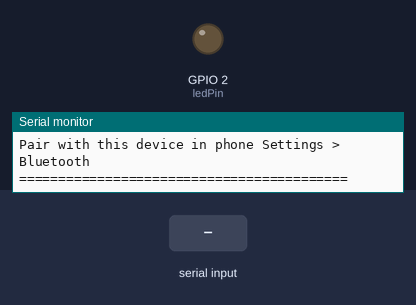
Bench run of a sketch on a simulated ESP32. On the bench: output pins drawn as LEDs (lit = HIGH), the last lines printed to the serial monitor. The inputs (shaded band) are chosen by the test bench. Random numbers use the default seed unless the sketch sets one; nothing arrives over Bluetooth unless stated.

Above: at 1.2 s.
1.3 s: "FAN:1\n" received over the second serial link
At 2.5 s:
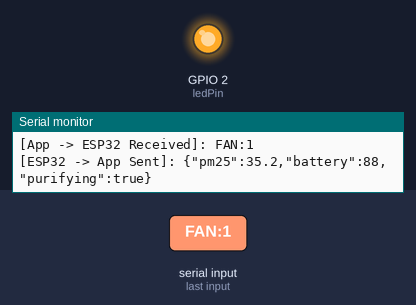
2.8 s: "PING\n" received over the second serial link
4.3 s: "STATUS:ON\n" received over the second serial link
Timing chart, 0 to 7.3 s (numbered marks = the images above; inputs shaded):
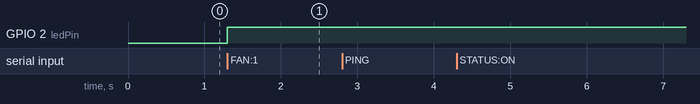

The sketch:

esp32_bluetooth_serial.ino
```cpp
/*
  Pure Helmet - ESP32 Bluetooth Serial (SPP) Companion Code

  This sketch transmits live air quality (PM2.5), battery percentage,
  and purification status to the Pure mobile app via Bluetooth Classic Serial.
  It also listens for incoming commands from the app (e.g. FAN:1, FAN:0, PING).
*/

#include "BluetoothSerial.h"

// Check if Bluetooth is enabled in the configuration
#if !defined(CONFIG_BT_ENABLED) || !defined(CONFIG_BLUEDROID_ENABLED)
#error Bluetooth is not enabled! Please run make menuconfig to enable it
#endif

BluetoothSerial SerialBT;

// Configuration
const char* deviceName = "Pure_Helmet_ESP32"; // App looks for this device
const int ledPin = 2;                         // Status LED or Fan PWM pin
unsigned long lastSendTime = 0;
const unsigned long sendInterval = 2000;      // Send telemetry every 2 seconds

// Simulated or Sensor values (replace with your sensor reading logic)
float pm25Value = 35.0;
int batteryLevel = 88;
bool isPurifying = true;

void setup() {
  Serial.begin(115200);
  pinMode(ledPin, OUTPUT);
  digitalWrite(ledPin, LOW);

  // Initialize Bluetooth Serial
  SerialBT.begin(deviceName);
  Serial.println("==========================================");
  Serial.print("ESP32 Bluetooth Serial Started: ");
  Serial.println(deviceName);
  Serial.println("Pair with this device in phone Settings > Bluetooth");
  Serial.println("==========================================");
}

void loop() {
  // 1. Listen for incoming commands from Pure App
  if (SerialBT.available()) {
    String incoming = SerialBT.readStringUntil('\n');
    incoming.trim();
    Serial.print("[App -> ESP32 Received]: ");
    Serial.println(incoming);

    if (incoming == "PING") {
      SerialBT.println("PONG");
    } else if (incoming == "FAN:1" || incoming == "STATUS:ON") {
      isPurifying = true;
      digitalWrite(ledPin, HIGH);
      SerialBT.println("{\"status\":\"ok\",\"fan\":\"on\"}");
    } else if (incoming == "FAN:0" || incoming == "STATUS:OFF") {
      isPurifying = false;
      digitalWrite(ledPin, LOW);
      SerialBT.println("{\"status\":\"ok\",\"fan\":\"off\"}");
    } else if (incoming == "READ" || incoming == "STATUS") {
      sendTelemetry();
    }
  }

  // 2. Transmit periodic sensor readings to App
  if (millis() - lastSendTime >= sendInterval) {
    lastSendTime = millis();
    sendTelemetry();
  }
}

void sendTelemetry() {
  // Simulated small fluctuation (Replace with your actual PMS5003 / SDS011 reading)
  pm25Value += (random(-20, 25) / 10.0);
  if (pm25Value < 5.0) pm25Value = 5.0;
  if (pm25Value > 150.0) pm25Value = 150.0;

  // JSON formatted payload
  String payload = "{\"pm25\":" + String(pm25Value, 1) +
                   ",\"battery\":" + String(batteryLevel) +
                   ",\"purifying\":" + (isPurifying ? "true" : "false") + "}";

  SerialBT.println(payload);
  Serial.print("[ESP32 -> App Sent]: ");
  Serial.println(payload);
}
```

Measured:
- after the input at 1.3 s, GPIO 2 (ledPin): LOW → HIGH at once
